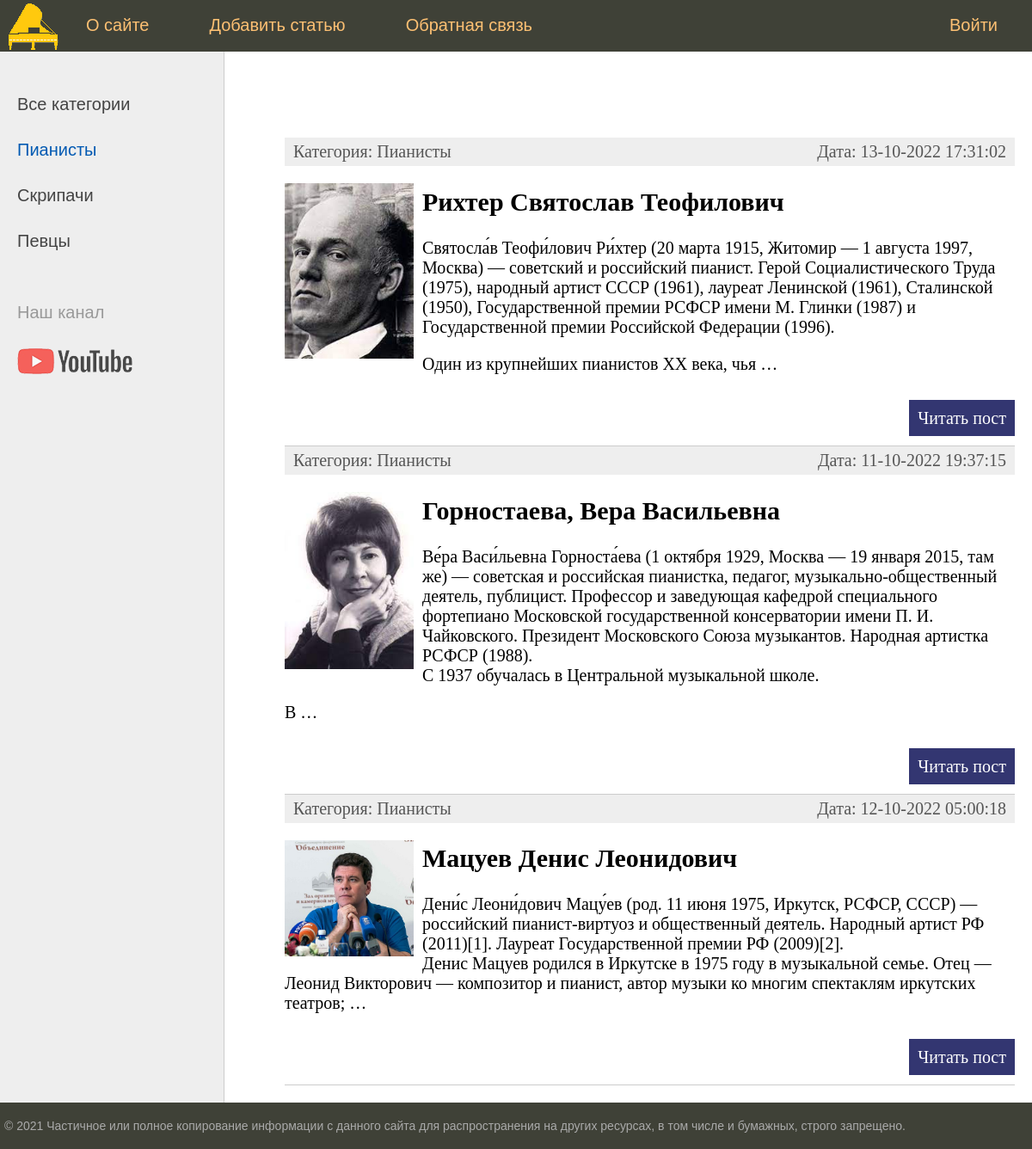
The app's page /category/pianists/ with its own data.
### musicians/models.py (models this page shows, shortened)
class Category(models.Model):
    name = models.CharField(max_length=100, db_index=True, verbose_name="Категория")
    slug = models.SlugField(max_length=255, unique=True, db_index=True, verbose_name="URL")
    def __str__(self):
        return self.name
    def get_absolute_url(self):
        return reverse('category', kwargs={'cat_slug': self.slug})
    class Meta:
        verbose_name = 'Категория'
        verbose_name_plural = 'Категории'
        ordering = ['id']

class Musicians(models.Model):
    id = models.AutoField(primary_key=True)
    title = models.CharField(max_length=255, verbose_name = "Заголовок")
    slug = models.SlugField(max_length=255, unique=True, db_index=True, verbose_name="URL")
    content = models.TextField(blank=True, verbose_name = "Текст статьи")
    photo = models.ImageField(upload_to="photos/%Y/%m/%d/", verbose_name = "Фотографии")
    time_create = models.DateTimeField(auto_now_add=True, verbose_name = "Время создания")
    time_update = models.DateTimeField(auto_now=True, verbose_name = "Время обновления")
    is_published = models.BooleanField(default=True, verbose_name = "Публикация")
    cat = models.ForeignKey('Category', on_delete=models.PROTECT, verbose_name = "Категории")
    def get_absolute_url(self):
        return reverse('post', kwargs={'post_slug': self.slug})
    class Meta:
        verbose_name = 'Известные музыканты'
        verbose_name_plural = 'Известные музыканты'
        ordering = ['time_create', 'title']

### musicians/views.py (the view)
# urls.py: path('category/<slug:cat_slug>/', MusiciansCategory.as_view(), name='category'),
class MusiciansCategory(DataMixin, ListView):
    model = Musicians
    template_name = 'musicians/index.html'
    context_object_name = 'posts'
    allow_empty = False
    def get_queryset(self):
        return Musicians.objects.filter(cat__slug=self.kwargs['cat_slug'], is_published=True)
    def get_context_data(self, *, object_list=None, **kwargs):
        context = super().get_context_data(**kwargs)
        c_def = self.get_user_context(title='Категория - ' + str(context['posts'][0].cat),
                                      cat_selected=context['posts'][0].cat_id)
        return dict(list(context.items()) + list(c_def.items()))

### musicians/utils.py (called while the page is built)
    def get_user_context(self, **kwargs):
        context = kwargs
        cats = Category.objects.all()
        context['menu'] = menu
        context['cats'] = cats
        if 'cat_selected' not in context:
            context['cat_selected'] = 0
        return context

### musicians/templates/musicians/index.html (shortened to what this page needs)
{% extends 'musicians/base.html' %}
{% block content %}
<ul class="list-articles">
	{% for p in posts %}
			<li><div class="article-panel">
         		<p class="first">Категория: {{p.cat}}</p>
        	 	<p class="last">Дата: {{p.time_update|date:"d-m-Y H:i:s"}}</p>
			</div>
{% if p.photo %}
         <p><img class="img-article-left thumb" src="{{p.photo.url}}"></p>
{% endif %}
				<h2>{{p.title}}</h2>
	{% autoescape on %}
	{{p.content|linebreaks|truncatewords:50}}
	{% endautoescape %}
			<p class="link-read-post"><a href="{{ p.get_absolute_url }}">Читать пост</a></p>
			</li>
	{% endfor %}
</ul>
{% endblock %}

### musicians/templates/musicians/base.html (shortened to what this page needs)
{% load static %}
{% load musicians_tags %}
<!DOCTYPE html>
<html>
<head>
	<link type="text/css" href="{% static 'musicians/css/styles.css' %}" rel="stylesheet" />
</head>
<body>
<table class="table-page" border=0 cellpadding="0" cellspacing="0">
<tr><td valign=top>
{% block mainmenu %}
		<div class="header">
			<ul id="mainmenu" class="mainmenu">
			<li class="logo"><a href="{% url 'home' %}"><div class="logo"></div></a></li>
{% for m in menu %}
    {% if not forloop.last %}
				<li><a href="{% url m.url_name %}">{{m.title}}</a></li>
    {% else %}
				<li class="last"><a href="{% url m.url_name %}">{{m.title}}</a></li>
    {% endif %}
{% endfor %}
			</ul>
		</div>
{% endblock mainmenu %}
<table class="table-content" border=0 cellpadding="0" cellspacing="0">
<tr>
<td valign="top" class="left-chapters">
	<ul id="leftchapters">
{% if cat_selected == 0 %}
        <li class="selected">Все категории</li>
{% else %}
        <li><a href="{% url 'home' %}">Все категории</a></li>
{% endif %}
{% for c in cats %}
         {% if c.pk == cat_selected %}
                   <li class="selected">{{c.name}}</li>
         {% else %}
                   <li><a href="{{ c.get_absolute_url }}">{{c.name}}</a></li>
         {% endif %}
{% endfor %}
		<li class="share">
		<p>Наш канал</p>
		<a class="share-yt" href="https://www.youtube.com/channel/UCetgtvy93o3i3CvyGXKFU3g" target="_blank" rel="nofollow"></a>
		</li>
	</ul>
</td>
<td valign="top" class="content">
	<div class="content-text">
{% block content %}
{% endblock %}
	</div>
</td></tr></table>
</td></tr>
<tr><td valign=top>
	<div id="footer">
		<p>&copy; 2021 Частичное или полное копирование информации с данного сайта для распространения на других ресурсах, в том числе и бумажных, строго запрещено.</p>
	</div>
</td></tr></table>
</body>
</html>

### musicians/static/musicians/css/styles.css (style rules this page uses)
html, body { font-family: 'Arial'; margin: 0; padding: 0; height: 100%; width: 100%; color: #444; }
a { color: #0059b2; text-decoration: none; }
img { max-width: 600px; height: auto; }
img.img-article-left { max-width: 300px; height: auto; float: left; padding: 0 10px 10px 0; }
img.img-article-left.thumb { max-width: 150px; height: auto; }
p.link-read-post { text-align: right; }
p.link-read-post a { padding: 10px; min-width: 100px; background: #333671; color: #fff; text-decoration: none; }
div.article-panel { background: #eee; padding: 5px 10px 5px 10px; box-sizing: border-box; overflow: hidden; color: #555; }
div.article-panel p.first { margin: 0; float: left; }
div.article-panel p.last { margin: 0; float: right; }
ul.list-articles { list-style: none; margin: 0; padding: 0; }
ul.list-articles li { border-bottom: 1px solid #ccc; }
.table-page { width: 100%; height: 100%; vertical-align: top; }
.table-page tr { height: 100%; }
.header { background: #3F4137; height: 60px; }
.logo { background: url('../images/logo.png') no-repeat 10px 2px; width: 70px; height: 60px; }
ul.mainmenu { list-style: none; margin: 0; padding: 0; height: 60px; color: #fdc073; font-size: 20px; overflow: hidden; }
ul.mainmenu li { float: left; margin: 18px 40px 0 30px; }
ul.mainmenu li.logo { margin: 0; }
ul.mainmenu li.last { float: right; }
ul.mainmenu li a { color: #fdc073; text-decoration: none; }
.table-content { width: 100%; min-height: 100%; height: 100%; }
.left-chapters { margin: 0; background: #eee; border-right: 1px solid #ccc; min-height: 100%; }
.left-chapters ul { width: 230px; min-height: 100%; margin: 0; padding: 20px 10px 10px 20px; list-style: none; font-size: 20px; }
.left-chapters ul li { margin: 30px 0 0 0; color: #999; }
.left-chapters ul li.selected { color: #0059b2; }
.left-chapters ul li a { color: #444; text-decoration: none; }
.left-chapters ul li.share { margin: 60px 0 0 0; }
.left-chapters ul li.share p { margin: 30px 0 30px 0; }
.left-chapters ul li.share a { display: inline-block; width: 40px; height: 40px; margin: 0 20px 0 0; }
.left-chapters ul li.share a.share-yt { width: 100%; height: 30px; background: url('../images/share_yt.png') no-repeat 0 0 }
.content { padding: 40px 20px 20px 40px; width: 100%; box-sizing: border-box; }
.content-text { margin: 60px 0 0 30px; color: #000; font-size: 20px; font-family: Yandex Sans Display Light; }
#footer { box-sizing: border-box; background: #3F4137; padding: 5px; color: #aaa; font-size: 14px; font-family: Verdana, Geneva, Arial, Helvetica; text-align: left; overflow: hidden; }

### records on screen
Category: name "Пианисты"
Category: name "Скрипачи"
Category: name "Певцы"
Musicians: cat "Пианисты", time_update "13-10-2022 17:31:02", photo (picture), title "Рихтер Святослав Теофилович", content "Святосла́в Теофи́лович Ри́хтер (20 марта 1915, Житомир — 1 августа 1997, Москва) — советский и российский пианист. Герой Социалистического Труда (1975), народный артист СССР (1961), лауреат Ленинской (1961), Сталинской (1950), Государственной премии РСФСР имени М. Глинки (1987) и Государственной премии Российской Федерации (1996). Один из крупнейших пианистов XX века, чья …"
Musicians: cat "Пианисты", time_update "11-10-2022 19:37:15", photo (picture), title "Горностаева, Вера Васильевна", content "Ве́ра Васи́льевна Горноста́ева (1 октября 1929, Москва — 19 января 2015, там же) — советская и российская пианистка, педагог, музыкально-общественный деятель, публицист. Профессор и заведующая кафедрой специального фортепиано Московской государственной консерватории имени П. И. Чайковского. Президент Московского Союза музыкантов. Народная артистка РСФСР (1988). С 1937 обучалась в Центральной музыкальной школе. В …"
Musicians: cat "Пианисты", time_update "12-10-2022 05:00:18", photo (picture), title "Мацуев Денис Леонидович", content "Дени́с Леони́дович Мацу́ев (род. 11 июня 1975, Иркутск, РСФСР, СССР) ― российский пианист-виртуоз и общественный деятель. Народный артист РФ (2011)[1]. Лауреат Государственной премии РФ (2009)[2]. Денис Мацуев родился в Иркутске в 1975 году в музыкальной семье. Отец — Леонид Викторович — композитор и пианист, автор музыки ко многим спектаклям иркутских театров; …"

### other values on screen
{{ m.title }} "О сайте" "Добавить статью" "Обратная связь"
{{ m.title }} "Войти"
